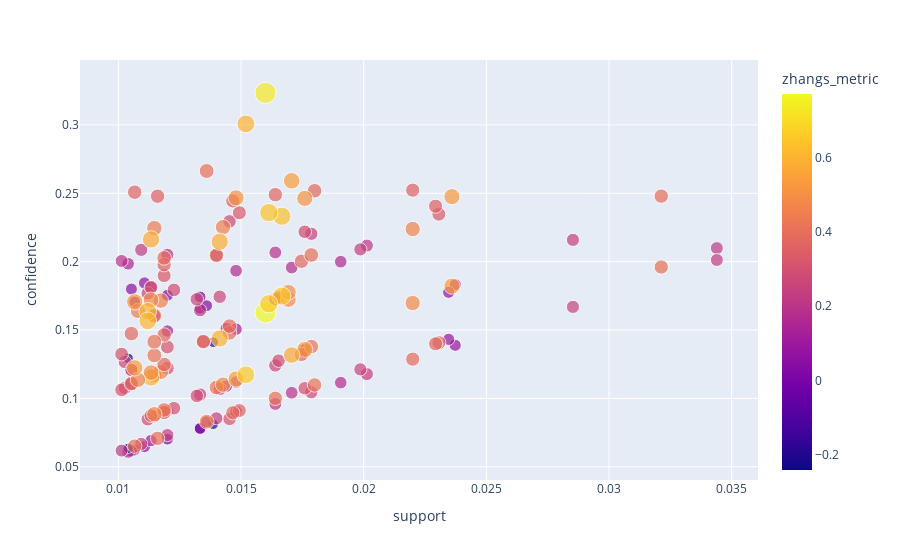

Notebook source saved alongside this figure:
### Code cell
fig = px.scatter(rules_alt, x="support", y="confidence",size='lift',size_max=15,hover_data=['antecedent','consequent'],color='zhangs_metric', width=900)
fig.show()

### Figure 1 — Plotly figure (JSON) as saved in the notebook; plotly's stock layout.template omitted (floating-point values rounded to 4 significant figures; data arrays with more than 128 entries replaced by an {"elided": "..."} marker saying what was removed)
{"data": [{"customdata": {"elided": "176x2 str values"}, "hovertemplate": "support=%{x}<br>confidence=%{y}<br>lift=%{marker.size}<br>antecedent=%{customdata[0]}<br>consequent=%{customdata[1]}<br>zhangs_metric=%{marker.color}<extra></extra>", "legendgroup": "", "marker": {"color": {"elided": "176 float values"}, "coloraxis": "coloraxis", "size": {"elided": "176 float values"}, "sizemode": "area", "sizeref": 0.01463, "symbol": "circle"}, "mode": "markers", "name": "", "orientation": "v", "showlegend": false, "type": "scatter", "x": {"elided": "176 float values"}, "xaxis": "x", "y": {"elided": "176 float values"}, "yaxis": "y"}], "layout": {"coloraxis": {"colorbar": {"title": {"text": "zhangs_metric"}}, "colorscale": [[0, "#0d0887"], [0.1111, "#46039f"], [0.2222, "#7201a8"], [0.3333, "#9c179e"], [0.4444, "#bd3786"], [0.5556, "#d8576b"], [0.6667, "#ed7953"], [0.7778, "#fb9f3a"], [0.8889, "#fdca26"], [1, "#f0f921"]]}, "legend": {"itemsizing": "constant", "tracegroupgap": 0}, "margin": {"t": 60}, "width": 900, "xaxis": {"anchor": "y", "domain": [0, 1], "title": {"text": "support"}}, "yaxis": {"anchor": "x", "domain": [0, 1], "title": {"text": "confidence"}}}}
